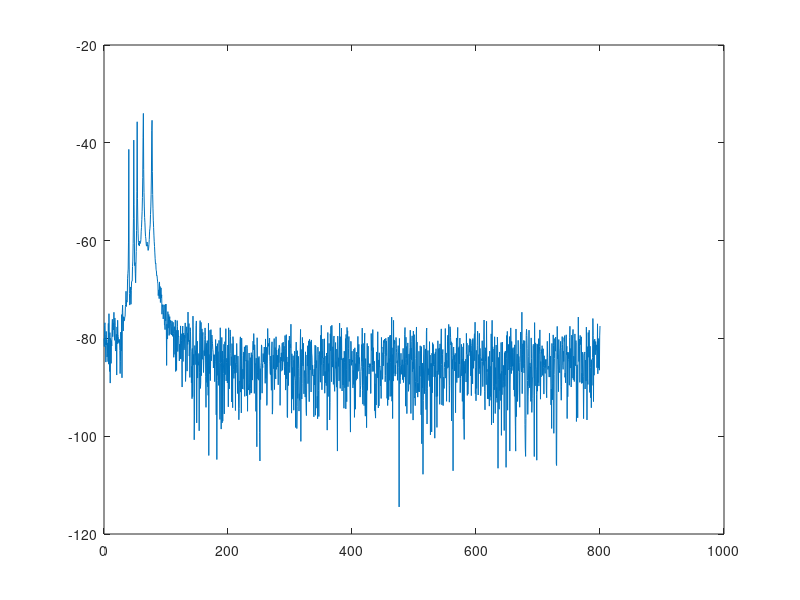

Write MATLAB code to recreate this figure. (Note: this script raises an error after producing the figure.)
clear
clc
close all
N = 5;
Mf = 1601;
bw = 2e9;
df = bw/(Mf-1);
dt = 1/bw;
delay = (0:Mf-1)*dt;
freq = (-(Mf-1)/2:(Mf-1)/2);
tau = 30e-9+60e-9*rand(N,1);
gamma = randn(N,1)+1i*randn(N,1);
gamma = gamma./max(abs(gamma));
B = exp(-2*pi*1i*freq'*df*tau')/sqrt(Mf);
X = B*gamma;
Br = sqrt(0.01/Mf)*(sqrt(2)/2)*(randn(Mf,1)+1i*randn(Mf,1));
H = X+Br;

plot(delay*1e9,20*log10(abs(ifft(H))))
gammas = B'*H;
db(abs(gamma-gammas))
(angle(gamma)-angle(gammas))*180/pi
Xs = B*gammas;
Hn = H - Xs;
hold on
%plot(delay*1e9,20*log10(abs(ifft(Hn))),'r')
plot(delay*1e9,20*log10(abs(ifft(Xs))),'k')
hold off

figure 
hold on
plot(abs(H));
plot(abs(Xs));
hold off
